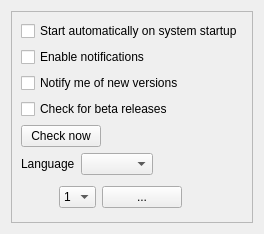
         <widget class="QWidget" name="pageGeneral">
          <property name="sizePolicy">
           <sizepolicy hsizetype="Expanding" vsizetype="Expanding">
            <horstretch>0</horstretch>
            <verstretch>0</verstretch>
           </sizepolicy>
          </property>
          <layout class="QVBoxLayout" name="verticalLayout_6">
           <item>
            <widget class="QFrame" name="frame_2">
             <property name="frameShape">
              <enum>QFrame::StyledPanel</enum>
             </property>
             <property name="frameShadow">
              <enum>QFrame::Raised</enum>
             </property>
             <layout class="QVBoxLayout" name="verticalLayout_2">
              <item>
               <widget class="QCheckBox" name="autoStart">
                <property name="text">
                 <string>Start automatically on system startup</string>
                </property>
               </widget>
              </item>
              <item>
               <widget class="QCheckBox" name="notifications">
                <property name="text">
                 <string>Enable notifications</string>
                </property>
               </widget>
              </item>
              <item>
               <widget class="QCheckBox" name="checkNewVersion">
                <property name="sizePolicy">
                 <sizepolicy hsizetype="MinimumExpanding" vsizetype="Fixed">
                  <horstretch>0</horstretch>
                  <verstretch>0</verstretch>
                 </sizepolicy>
                </property>
                <property name="text">
                 <string>Notify me of new versions</string>
                </property>
               </widget>
              </item>
              <item>
               <widget class="QCheckBox" name="checkBetaVersion">
                <property name="text">
                 <string>Check for beta releases</string>
                </property>
               </widget>
              </item>
              <item>
               <widget class="QPushButton" name="buttonCheckNow">
                <property name="sizePolicy">
                 <sizepolicy hsizetype="Fixed" vsizetype="Fixed">
                  <horstretch>0</horstretch>
                  <verstretch>0</verstretch>
                 </sizepolicy>
                </property>
                <property name="text">
                 <string>Check now</string>
                </property>
               </widget>
              </item>
              <item>
               <layout class="QHBoxLayout" name="horizontalLayout_3">
                <item>
                 <widget class="QLabel" name="label_10">
                  <property name="text">
                   <string>Language</string>
                  </property>
                 </widget>
                </item>
                <item>
                 <widget class="QComboBox" name="languageSelector"/>
                </item>
                <item>
                 <spacer name="horizontalSpacer_7">
                  <property name="orientation">
                   <enum>Qt::Horizontal</enum>
                  </property>
                  <property name="sizeHint" stdset="0">
                   <size>
                    <width>40</width>
                    <height>20</height>
                   </size>
                  </property>
                 </spacer>
                </item>
               </layout>
              </item>
              <item>
               <layout class="QGridLayout" name="gridLayout_3">
                <item row="0" column="4">
                 <spacer name="horizontalSpacer_17">
                  <property name="orientation">
                   <enum>Qt::Horizontal</enum>
                  </property>
                  <property name="sizeHint" stdset="0">
                   <size>
                    <width>40</width>
                    <height>20</height>
                   </size>
                  </property>
                 </spacer>
                </item>
                <item row="0" column="2">
                 <widget class="QComboBox" name="comboBoxShape">
                  <property name="sizePolicy">
                   <sizepolicy hsizetype="Preferred" vsizetype="Fixed">
                    <horstretch>0</horstretch>
                    <verstretch>0</verstretch>
                   </sizepolicy>
                  </property>
                  <property name="currentText">
                   <string notr="true">1</string>
                  </property>
                  <item>
                   <property name="text">
                    <string notr="true">1</string>
                   </property>
                  </item>
                 </widget>
                </item>
                <item row="0" column="3">
                 <widget class="QPushButton" name="buttonColor">
                  <property name="text">
                   <string notr="true">...</string>
                  </property>
                 </widget>
                </item>
                <item row="0" column="1">
                 <widget class="QToolButton" name="trayIconPreviewButton">
                  <property name="minimumSize">
                   <size>
                    <width>32</width>
                    <height>32</height>
                   </size>
                  </property>
                  <property name="maximumSize">
                   <size>
                    <width>32</width>
                    <height>32</height>
                   </size>
                  </property>
                  <property name="styleSheet">
                   <string notr="true">border-style: none;</string>
                  </property>
                  <property name="text">
                   <string notr="true"/>
                  </property>
                  <property name="iconSize">
                   <size>
                    <width>32</width>
                    <height>32</height>
                   </size>
                  </property>
                 </widget>
                </item>
               </layout>
              </item>
              <item>
               <spacer name="verticalSpacer">
                <property name="orientation">
                 <enum>Qt::Vertical</enum>
                </property>
                <property name="sizeHint" stdset="0">
                 <size>
                  <width>0</width>
                  <height>0</height>
                 </size>
                </property>
               </spacer>
              </item>
             </layout>
            </widget>
           </item>
          </layout>
         </widget>
